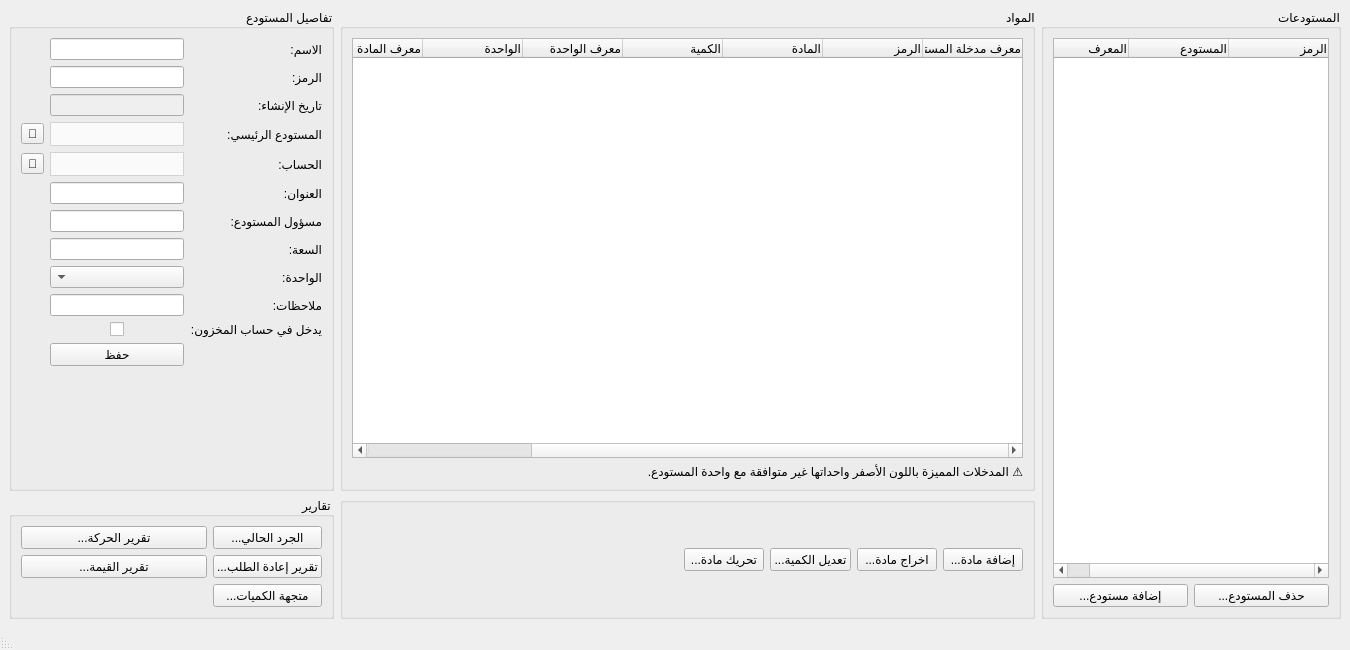
<?xml version="1.0" encoding="UTF-8"?>
<ui version="4.0">
 <class>Warehouses</class>
 <widget class="QMainWindow" name="Warehouses">
  <property name="windowModality">
   <enum>Qt::WindowModal</enum>
  </property>
  <property name="geometry">
   <rect>
    <x>0</x>
    <y>0</y>
    <width>1350</width>
    <height>650</height>
   </rect>
  </property>
  <property name="sizePolicy">
   <sizepolicy hsizetype="Preferred" vsizetype="Preferred">
    <horstretch>0</horstretch>
    <verstretch>0</verstretch>
   </sizepolicy>
  </property>
  <property name="minimumSize">
   <size>
    <width>0</width>
    <height>0</height>
   </size>
  </property>
  <property name="maximumSize">
   <size>
    <width>16777215</width>
    <height>16777215</height>
   </size>
  </property>
  <property name="windowTitle">
   <string>المستودعات</string>
  </property>
  <property name="layoutDirection">
   <enum>Qt::RightToLeft</enum>
  </property>
  <widget class="QWidget" name="centralwidget">
   <layout class="QGridLayout" name="gridLayout_6">
    <item row="1" column="1">
     <widget class="QGroupBox" name="groupBox_4">
      <property name="layoutDirection">
       <enum>Qt::RightToLeft</enum>
      </property>
      <property name="title">
       <string/>
      </property>
      <layout class="QGridLayout" name="gridLayout_4">
       <item row="0" column="3">
        <widget class="QPushButton" name="move_material_btn">
         <property name="text">
          <string>...تحريك مادة</string>
         </property>
        </widget>
       </item>
       <item row="0" column="2">
        <widget class="QPushButton" name="edit_material_quantity_btn">
         <property name="text">
          <string>...تعديل الكمية</string>
         </property>
        </widget>
       </item>
       <item row="0" column="0">
        <widget class="QPushButton" name="add_material_btn">
         <property name="text">
          <string>...إضافة مادة</string>
         </property>
        </widget>
       </item>
       <item row="0" column="4">
        <spacer name="horizontalSpacer">
         <property name="orientation">
          <enum>Qt::Horizontal</enum>
         </property>
         <property name="sizeHint" stdset="0">
          <size>
           <width>40</width>
           <height>20</height>
          </size>
         </property>
        </spacer>
       </item>
       <item row="0" column="1">
        <widget class="QPushButton" name="remove_material_btn">
         <property name="text">
          <string>...اخراج مادة</string>
         </property>
        </widget>
       </item>
      </layout>
     </widget>
    </item>
    <item row="0" column="1">
     <widget class="QGroupBox" name="groupBox_3">
      <property name="layoutDirection">
       <enum>Qt::RightToLeft</enum>
      </property>
      <property name="title">
       <string>المواد</string>
      </property>
      <layout class="QGridLayout" name="gridLayout_3">
       <item row="2" column="0">
        <widget class="QLabel" name="label_11">
         <property name="text">
          <string>⚠️ المدخلات المميزة باللون الأصفر واحداتها غير متوافقة مع واحدة المستودع.</string>
         </property>
        </widget>
       </item>
       <item row="0" column="0">
        <widget class="QTableWidget" name="materials_table">
         <property name="maximumSize">
          <size>
           <width>16777215</width>
           <height>800</height>
          </size>
         </property>
         <property name="layoutDirection">
          <enum>Qt::RightToLeft</enum>
         </property>
         <property name="showDropIndicator" stdset="0">
          <bool>false</bool>
         </property>
         <property name="dragDropOverwriteMode">
          <bool>false</bool>
         </property>
         <property name="alternatingRowColors">
          <bool>true</bool>
         </property>
         <property name="selectionMode">
          <enum>QAbstractItemView::SingleSelection</enum>
         </property>
         <property name="selectionBehavior">
          <enum>QAbstractItemView::SelectRows</enum>
         </property>
         <property name="verticalScrollMode">
          <enum>QAbstractItemView::ScrollPerPixel</enum>
         </property>
         <property name="horizontalScrollMode">
          <enum>QAbstractItemView::ScrollPerPixel</enum>
         </property>
         <attribute name="horizontalHeaderStretchLastSection">
          <bool>true</bool>
         </attribute>
         <attribute name="verticalHeaderVisible">
          <bool>false</bool>
         </attribute>
         <attribute name="verticalHeaderHighlightSections">
          <bool>false</bool>
         </attribute>
         <column>
          <property name="text">
           <string>معرف مدخلة المستودع</string>
          </property>
          <property name="textAlignment">
           <set>AlignTrailing|AlignVCenter</set>
          </property>
         </column>
         <column>
          <property name="text">
           <string>الرمز</string>
          </property>
          <property name="textAlignment">
           <set>AlignTrailing|AlignVCenter</set>
          </property>
         </column>
         <column>
          <property name="text">
           <string>المادة</string>
          </property>
          <property name="textAlignment">
           <set>AlignTrailing|AlignVCenter</set>
          </property>
         </column>
         <column>
          <property name="text">
           <string>الكمية</string>
          </property>
          <property name="textAlignment">
           <set>AlignTrailing|AlignVCenter</set>
          </property>
         </column>
         <column>
          <property name="text">
           <string>معرف الواحدة</string>
          </property>
          <property name="textAlignment">
           <set>AlignTrailing|AlignVCenter</set>
          </property>
         </column>
         <column>
          <property name="text">
           <string>الواحدة</string>
          </property>
          <property name="textAlignment">
           <set>AlignTrailing|AlignVCenter</set>
          </property>
         </column>
         <column>
          <property name="text">
           <string>معرف المادة</string>
          </property>
          <property name="textAlignment">
           <set>AlignTrailing|AlignVCenter</set>
          </property>
         </column>
         <column>
          <property name="text">
           <string>تاريخ الانتاج</string>
          </property>
          <property name="textAlignment">
           <set>AlignTrailing|AlignVCenter</set>
          </property>
         </column>
         <column>
          <property name="text">
           <string>تاريخ الانتهاء</string>
          </property>
          <property name="textAlignment">
           <set>AlignTrailing|AlignVCenter</set>
          </property>
         </column>
        </widget>
       </item>
      </layout>
     </widget>
    </item>
    <item row="0" column="0" rowspan="2">
     <widget class="QGroupBox" name="groupBox">
      <property name="minimumSize">
       <size>
        <width>300</width>
        <height>0</height>
       </size>
      </property>
      <property name="maximumSize">
       <size>
        <width>16777215</width>
        <height>16777215</height>
       </size>
      </property>
      <property name="layoutDirection">
       <enum>Qt::RightToLeft</enum>
      </property>
      <property name="title">
       <string>المستودعات</string>
      </property>
      <layout class="QGridLayout" name="gridLayout">
       <item row="0" column="0" colspan="2">
        <widget class="QTreeWidget" name="warehouses_tree">
         <property name="maximumSize">
          <size>
           <width>16777215</width>
           <height>16777215</height>
          </size>
         </property>
         <column>
          <property name="text">
           <string>الرمز</string>
          </property>
          <property name="textAlignment">
           <set>AlignTrailing|AlignVCenter</set>
          </property>
         </column>
         <column>
          <property name="text">
           <string>المستودع</string>
          </property>
          <property name="textAlignment">
           <set>AlignTrailing|AlignVCenter</set>
          </property>
         </column>
         <column>
          <property name="text">
           <string>المعرف</string>
          </property>
          <property name="textAlignment">
           <set>AlignTrailing|AlignVCenter</set>
          </property>
         </column>
        </widget>
       </item>
       <item row="1" column="0">
        <widget class="QPushButton" name="delete_warehouse_btn">
         <property name="text">
          <string>...حذف المستودع</string>
         </property>
        </widget>
       </item>
       <item row="1" column="1">
        <widget class="QPushButton" name="add_warehouse_btn">
         <property name="text">
          <string>...إضافة مستودع</string>
         </property>
        </widget>
       </item>
      </layout>
     </widget>
    </item>
    <item row="0" column="2">
     <widget class="QGroupBox" name="groupBox_5">
      <property name="minimumSize">
       <size>
        <width>325</width>
        <height>0</height>
       </size>
      </property>
      <property name="maximumSize">
       <size>
        <width>325</width>
        <height>16777215</height>
       </size>
      </property>
      <property name="layoutDirection">
       <enum>Qt::RightToLeft</enum>
      </property>
      <property name="title">
       <string>تفاصيل المستودع</string>
      </property>
      <layout class="QGridLayout" name="gridLayout_5">
       <item row="5" column="0">
        <widget class="QLabel" name="label_6">
         <property name="text">
          <string>العنوان:</string>
         </property>
        </widget>
       </item>
       <item row="12" column="1">
        <spacer name="verticalSpacer">
         <property name="orientation">
          <enum>Qt::Vertical</enum>
         </property>
         <property name="sizeHint" stdset="0">
          <size>
           <width>20</width>
           <height>40</height>
          </size>
         </property>
        </spacer>
       </item>
       <item row="2" column="1">
        <widget class="QLineEdit" name="date_input">
         <property name="enabled">
          <bool>false</bool>
         </property>
        </widget>
       </item>
       <item row="11" column="1">
        <widget class="QPushButton" name="save_btn">
         <property name="text">
          <string>حفظ</string>
         </property>
        </widget>
       </item>
       <item row="1" column="1">
        <widget class="QLineEdit" name="code_input"/>
       </item>
       <item row="4" column="0">
        <widget class="QLabel" name="label_5">
         <property name="text">
          <string>الحساب:</string>
         </property>
        </widget>
       </item>
       <item row="7" column="1">
        <widget class="QLineEdit" name="capacity_input"/>
       </item>
       <item row="4" column="1">
        <widget class="QComboBox" name="account_combobox">
         <property name="styleSheet">
          <string notr="true">QComboBox {
        background-color: #fafafa;
        border: 1px solid lightgrey;		
		height: 22px;
		color: black;
    }
    QComboBox::drop-down {
        border: none;
    }</string>
         </property>
        </widget>
       </item>
       <item row="4" column="2">
        <widget class="QToolButton" name="select_account_btn">
         <property name="text">
          <string>🔎</string>
         </property>
        </widget>
       </item>
       <item row="6" column="0">
        <widget class="QLabel" name="label_7">
         <property name="text">
          <string>مسؤول المستودع:</string>
         </property>
         <property name="wordWrap">
          <bool>true</bool>
         </property>
        </widget>
       </item>
       <item row="8" column="0">
        <widget class="QLabel" name="label_10">
         <property name="text">
          <string>الواحدة:</string>
         </property>
        </widget>
       </item>
       <item row="8" column="1">
        <widget class="QComboBox" name="capacity_unit_combobox"/>
       </item>
       <item row="3" column="0">
        <widget class="QLabel" name="label_4">
         <property name="text">
          <string>المستودع الرئيسي:</string>
         </property>
         <property name="wordWrap">
          <bool>true</bool>
         </property>
        </widget>
       </item>
       <item row="0" column="0">
        <widget class="QLabel" name="label">
         <property name="text">
          <string>الاسم:</string>
         </property>
        </widget>
       </item>
       <item row="3" column="1">
        <widget class="QComboBox" name="parent_combobox">
         <property name="styleSheet">
          <string notr="true">QComboBox {
        background-color: #fafafa;
        border: 1px solid lightgrey;		
		height: 22px;
		color: black;
    }
    QComboBox::drop-down {
        border: none;
    }</string>
         </property>
        </widget>
       </item>
       <item row="9" column="0">
        <widget class="QLabel" name="label_8">
         <property name="text">
          <string>ملاحظات:</string>
         </property>
        </widget>
       </item>
       <item row="0" column="1">
        <widget class="QLineEdit" name="name_input"/>
       </item>
       <item row="2" column="0">
        <widget class="QLabel" name="label_3">
         <property name="text">
          <string>تاريخ الإنشاء:</string>
         </property>
        </widget>
       </item>
       <item row="7" column="0">
        <widget class="QLabel" name="label_9">
         <property name="text">
          <string>السعة:</string>
         </property>
        </widget>
       </item>
       <item row="9" column="1">
        <widget class="QLineEdit" name="notes_input"/>
       </item>
       <item row="6" column="1">
        <widget class="QLineEdit" name="manager_input"/>
       </item>
       <item row="1" column="0">
        <widget class="QLabel" name="label_2">
         <property name="text">
          <string>الرمز:</string>
         </property>
        </widget>
       </item>
       <item row="3" column="2">
        <widget class="QToolButton" name="select_parent_btn">
         <property name="text">
          <string>🔎</string>
         </property>
        </widget>
       </item>
       <item row="5" column="1">
        <widget class="QLineEdit" name="address_input"/>
       </item>
       <item row="10" column="0">
        <widget class="QLabel" name="label_12">
         <property name="text">
          <string>يدخل في حساب المخزون:</string>
         </property>
         <property name="wordWrap">
          <bool>true</bool>
         </property>
        </widget>
       </item>
       <item row="10" column="1" alignment="Qt::AlignHCenter">
        <widget class="QCheckBox" name="include_in_stock_checkbox">
         <property name="text">
          <string/>
         </property>
        </widget>
       </item>
      </layout>
     </widget>
    </item>
    <item row="1" column="2">
     <widget class="QGroupBox" name="groupBox_2">
      <property name="title">
       <string>تقارير</string>
      </property>
      <layout class="QGridLayout" name="gridLayout_2">
       <item row="1" column="1" rowspan="2" colspan="2">
        <widget class="QPushButton" name="value_reports_btn">
         <property name="text">
          <string>...تقرير القيمة</string>
         </property>
        </widget>
       </item>
       <item row="1" column="0" rowspan="2">
        <widget class="QPushButton" name="reorder_reports_btn">
         <property name="text">
          <string>...تقرير إعادة الطلب</string>
         </property>
        </widget>
       </item>
       <item row="0" column="0">
        <widget class="QPushButton" name="inventory_report_btn">
         <property name="text">
          <string>...الجرد الحالي</string>
         </property>
        </widget>
       </item>
       <item row="0" column="1" colspan="2">
        <widget class="QPushButton" name="material_movement_reports_btn">
         <property name="text">
          <string>...تقرير الحركة</string>
         </property>
        </widget>
       </item>
       <item row="3" column="0">
        <widget class="QPushButton" name="quantities_report_btn">
         <property name="text">
          <string>...متجهة الكميات</string>
         </property>
        </widget>
       </item>
      </layout>
     </widget>
    </item>
   </layout>
  </widget>
  <widget class="QMenuBar" name="menubar">
   <property name="geometry">
    <rect>
     <x>0</x>
     <y>0</y>
     <width>1350</width>
     <height>21</height>
    </rect>
   </property>
  </widget>
  <widget class="QStatusBar" name="statusbar"/>
  <action name="option_new">
   <property name="text">
    <string>...جديد</string>
   </property>
  </action>
  <action name="option_open">
   <property name="text">
    <string>...فتح</string>
   </property>
  </action>
  <action name="option_connect_to_database">
   <property name="text">
    <string>...اتصال بقاعدة البيانات</string>
   </property>
  </action>
  <action name="option_users">
   <property name="text">
    <string>...المستخدمون</string>
   </property>
  </action>
  <action name="option_select_language">
   <property name="text">
    <string>...اللغة</string>
   </property>
  </action>
  <action name="backup_option">
   <property name="text">
    <string>...النسخ الاحتياطي و الاستعادة</string>
   </property>
  </action>
 </widget>
 <resources/>
 <connections/>
</ui>
